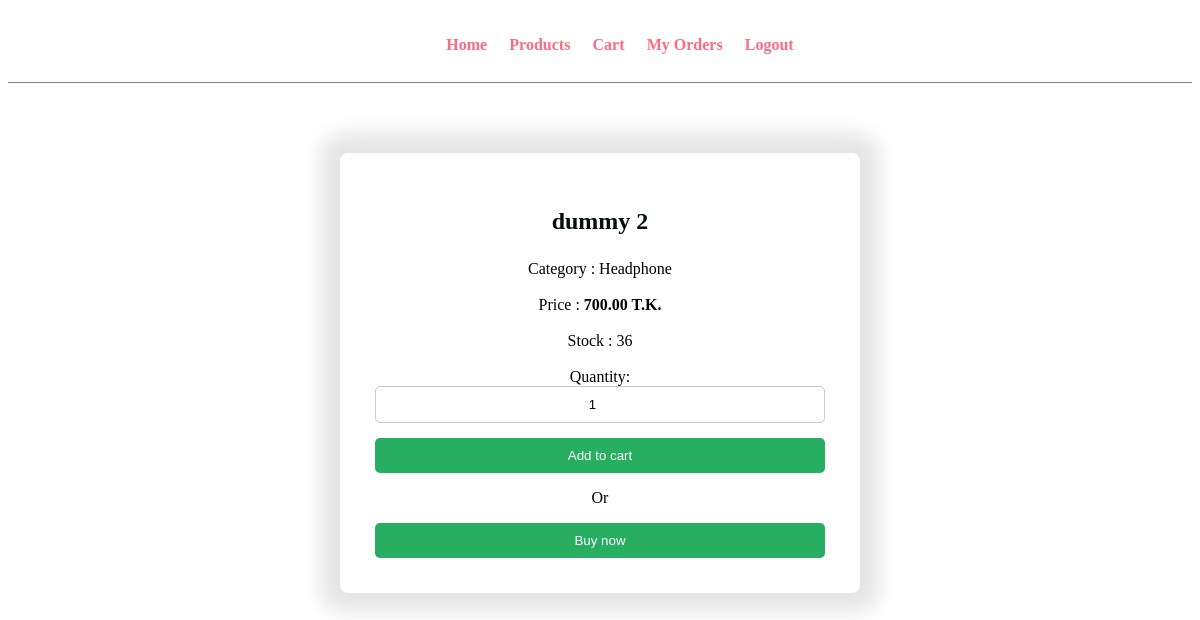
Before: /user/view-product.php?id=3 (signed in) with the older database file.
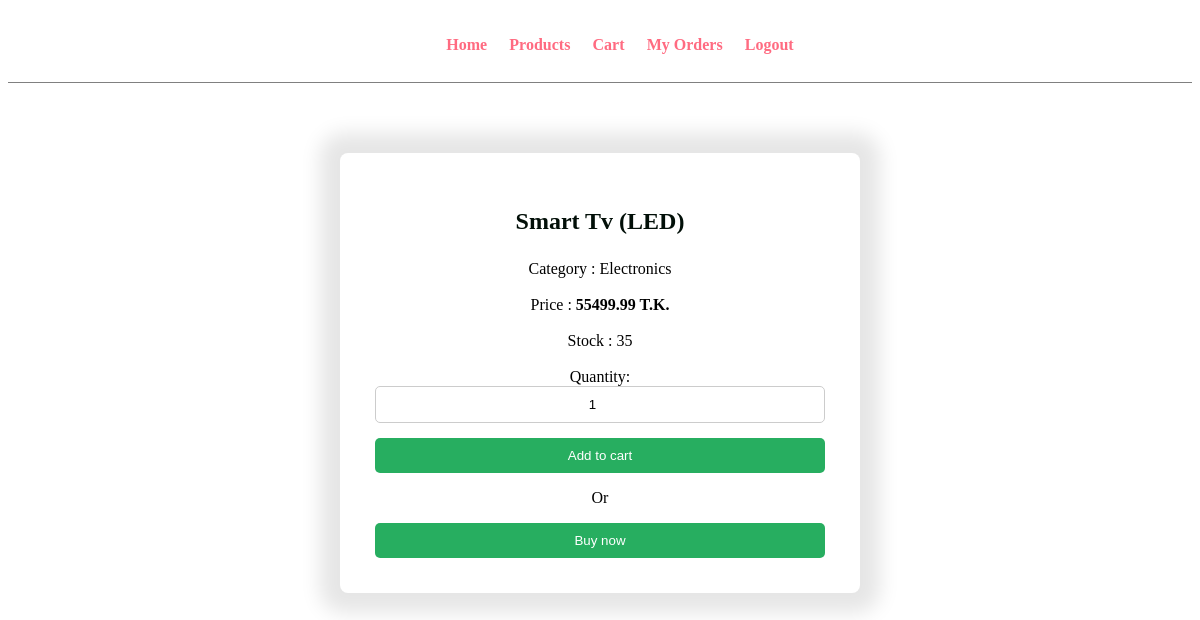
After: the same page with the newer database file.
### tables this page shows
CREATE TABLE `products` (
  `product_id` int(11) NOT NULL,
  `product_name` varchar(150) NOT NULL,
  `category` varchar(100) DEFAULT NULL,
  `price` decimal(10,2) NOT NULL,
  `stock` int(11) NOT NULL,
  `created_at` timestamp NOT NULL DEFAULT current_timestamp()
);

### user/view-product.php (the view, shortened to what this page needs)
<?php
    include("../config/db.php");
        $product_id = mysqli_real_escape_string($conn,$_GET['id']);
        $sql = "SELECT * FROM products WHERE product_id = '$product_id'";
        $res = mysqli_query($conn,$sql);
        $row = mysqli_fetch_assoc($res);
?>
<!DOCTYPE html>
<html lang="en">
<head>
    <link rel="stylesheet" href="../css/admin.css">
</head>
<body>
    <div class="menu text-center">
        <div class="wrapper">
            <ul>
                <li><a href="home.php">Home</a></li>
                <li><a href="products.php">Products</a></li>
                <li><a href="cart.php">Cart</a></li>
                <li><a href="my-orders.php">My Orders</a></li>
                <li><a href="../authentication/logout.php">Logout</a></li>
            </ul>
        </div>
    </div>
    <div class="container">
        <h2><?php echo $row['product_name'];?></h2>
        Category : <?php echo $row['category'];?> <br><br>
        Price : <strong><?php echo $row['price'];?> T.K.</strong> <br><br>
        Stock : <?php echo $row['stock'];?> <br><br>
        <form action="" method="POST">
            Quantity: <input type="number" name="qty" class="text-center" value="1" min="1">
            <?php
            if($row['stock']>0)
                {
                ?>
                    <button name="cart">Add to cart</button>
                    <p>Or</p>
                    <button name="buy">Buy now</button>
                <?php
                }
            else
                {
                    echo "<div style='color:red'>Out of Stock</div>";
                }
                ?>
        </form>
    </div>
</body>
</html>

Changed rows visible on the page:
changed products: product_name "dummy 2" → "Smart Tv (LED)"; category "Headphone" → "Electronics"; price "700.00" → "55499.99"; stock "36" → "35"
